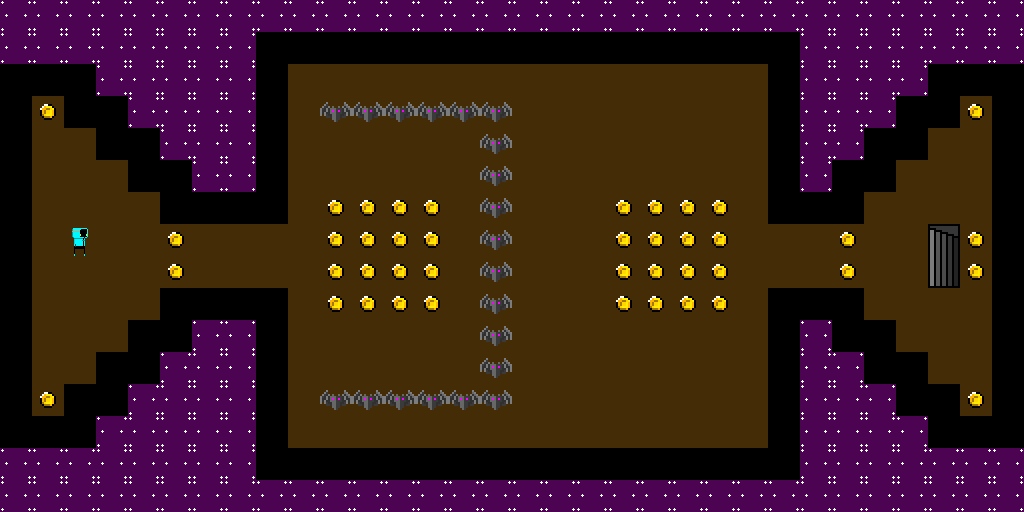

Below is a game level as drawn by its tile map, then a one-line description and the .tmx file that defines it, in full:
An orthogonal 32x16 tile map with 32x32 px tiles, 4 tile layers (Background, Terrain, Characters, Items), 4 tilesets.

<map version="1.0" tiledversion="1.1.6" orientation="orthogonal" renderorder="right-down" width="32" height="16" tilewidth="32" tileheight="32" infinite="0" nextobjectid="1">
 <tileset firstgid="1" source="placeholder2.tsx" />
 <tileset firstgid="7" source="coin.tsx" />
 <tileset firstgid="11" source="enemy.tsx" />
 <tileset firstgid="13" source="player.tsx" />
 <layer name="Background" width="32" height="16">
  <data encoding="csv">
3,3,3,3,3,3,3,3,3,3,3,3,3,3,3,3,3,3,3,3,3,3,3,3,3,3,3,3,3,3,3,3,
3,3,3,3,3,3,3,3,3,3,3,3,3,3,3,3,3,3,3,3,3,3,3,3,3,3,3,3,3,3,3,3,
3,3,3,3,3,3,3,3,3,3,3,3,3,3,3,3,3,3,3,3,3,3,3,3,3,3,3,3,3,3,3,3,
3,3,3,3,3,3,3,3,3,3,3,3,3,3,3,3,3,3,3,3,3,3,3,3,3,3,3,3,3,3,3,3,
3,3,3,3,3,3,3,3,3,3,3,3,3,3,3,3,3,3,3,3,3,3,3,3,3,3,3,3,3,3,3,3,
3,3,3,3,3,3,3,3,3,3,3,3,3,3,3,3,3,3,3,3,3,3,3,3,3,3,3,3,3,3,3,3,
3,3,3,3,3,3,3,3,3,3,3,3,3,3,3,3,3,3,3,3,3,3,3,3,3,3,3,3,3,3,3,3,
3,3,3,3,3,3,3,3,3,3,3,3,3,3,3,3,3,3,3,3,3,3,3,3,3,3,3,3,3,3,3,3,
3,3,3,3,3,3,3,3,3,3,3,3,3,3,3,3,3,3,3,3,3,3,3,3,3,3,3,3,3,3,3,3,
3,3,3,3,3,3,3,3,3,3,3,3,3,3,3,3,3,3,3,3,3,3,3,3,3,3,3,3,3,3,3,3,
3,3,3,3,3,3,3,3,3,3,3,3,3,3,3,3,3,3,3,3,3,3,3,3,3,3,3,3,3,3,3,3,
3,3,3,3,3,3,3,3,3,3,3,3,3,3,3,3,3,3,3,3,3,3,3,3,3,3,3,3,3,3,3,3,
3,3,3,3,3,3,3,3,3,3,3,3,3,3,3,3,3,3,3,3,3,3,3,3,3,3,3,3,3,3,3,3,
3,3,3,3,3,3,3,3,3,3,3,3,3,3,3,3,3,3,3,3,3,3,3,3,3,3,3,3,3,3,3,3,
3,3,3,3,3,3,3,3,3,3,3,3,3,3,3,3,3,3,3,3,3,3,3,3,3,3,3,3,3,3,3,3,
3,3,3,3,3,3,3,3,3,3,3,3,3,3,3,3,3,3,3,3,3,3,3,3,3,3,3,3,3,3,3,3
</data>
 </layer>
 <layer name="Terrain" width="32" height="16">
  <data encoding="csv">
4,4,4,4,4,4,4,4,4,4,4,4,4,4,4,4,4,4,4,4,4,4,4,4,4,4,4,4,4,4,4,4,
4,4,4,4,4,4,4,4,1,1,1,1,1,1,1,1,1,1,1,1,1,1,1,1,1,4,4,4,4,4,4,4,
1,1,1,4,4,4,4,4,1,0,0,0,0,0,0,0,0,0,0,0,0,0,0,0,1,4,4,4,4,1,1,1,
1,0,1,1,4,4,4,4,1,0,0,0,0,0,0,0,0,0,0,0,0,0,0,0,1,4,4,4,1,1,0,1,
1,0,0,1,1,4,4,4,1,0,0,0,0,0,0,0,0,0,0,0,0,0,0,0,1,4,4,1,1,0,0,1,
1,0,0,0,1,1,4,4,1,0,0,0,0,0,0,0,0,0,0,0,0,0,0,0,1,4,1,1,0,0,0,1,
1,0,0,0,0,1,1,1,1,0,0,0,0,0,0,0,0,0,0,0,0,0,0,0,1,1,1,0,0,0,0,1,
1,0,0,0,0,0,0,0,0,0,0,0,0,0,0,0,0,0,0,0,0,0,0,0,0,0,0,0,0,5,0,1,
1,0,0,0,0,0,0,0,0,0,0,0,0,0,0,0,0,0,0,0,0,0,0,0,0,0,0,0,0,6,0,1,
1,0,0,0,0,1,1,1,1,0,0,0,0,0,0,0,0,0,0,0,0,0,0,0,1,1,1,0,0,0,0,1,
1,0,0,0,1,1,4,4,1,0,0,0,0,0,0,0,0,0,0,0,0,0,0,0,1,4,1,1,0,0,0,1,
1,0,0,1,1,4,4,4,1,0,0,0,0,0,0,0,0,0,0,0,0,0,0,0,1,4,4,1,1,0,0,1,
1,0,1,1,4,4,4,4,1,0,0,0,0,0,0,0,0,0,0,0,0,0,0,0,1,4,4,4,1,1,0,1,
1,1,1,4,4,4,4,4,1,0,0,0,0,0,0,0,0,0,0,0,0,0,0,0,1,4,4,4,4,1,1,1,
4,4,4,4,4,4,4,4,1,1,1,1,1,1,1,1,1,1,1,1,1,1,1,1,1,4,4,4,4,4,4,4,
4,4,4,4,4,4,4,4,4,4,4,4,4,4,4,4,4,4,4,4,4,4,4,4,4,4,4,4,4,4,4,4
</data>
 </layer>
 <layer name="Characters" width="32" height="16">
  <data encoding="csv">
0,0,0,0,0,0,0,0,0,0,0,0,0,0,0,0,0,0,0,0,0,0,0,0,0,0,0,0,0,0,0,0,
0,0,0,0,0,0,0,0,0,0,0,0,0,0,0,0,0,0,0,0,0,0,0,0,0,0,0,0,0,0,0,0,
0,0,0,0,0,0,0,0,0,0,0,0,0,0,0,0,0,0,0,0,0,0,0,0,0,0,0,0,0,0,0,0,
0,0,0,0,0,0,0,0,0,0,11,11,11,11,11,11,0,0,0,0,0,0,0,0,0,0,0,0,0,0,0,0,
0,0,0,0,0,0,0,0,0,0,0,0,0,0,0,11,0,0,0,0,0,0,0,0,0,0,0,0,0,0,0,0,
0,0,0,0,0,0,0,0,0,0,0,0,0,0,0,11,0,0,0,0,0,0,0,0,0,0,0,0,0,0,0,0,
0,0,0,0,0,0,0,0,0,0,0,0,0,0,0,11,0,0,0,0,0,0,0,0,0,0,0,0,0,0,0,0,
0,0,13,0,0,0,0,0,0,0,0,0,0,0,0,11,0,0,0,0,0,0,0,0,0,0,0,0,0,0,0,0,
0,0,0,0,0,0,0,0,0,0,0,0,0,0,0,11,0,0,0,0,0,0,0,0,0,0,0,0,0,0,0,0,
0,0,0,0,0,0,0,0,0,0,0,0,0,0,0,11,0,0,0,0,0,0,0,0,0,0,0,0,0,0,0,0,
0,0,0,0,0,0,0,0,0,0,0,0,0,0,0,11,0,0,0,0,0,0,0,0,0,0,0,0,0,0,0,0,
0,0,0,0,0,0,0,0,0,0,0,0,0,0,0,11,0,0,0,0,0,0,0,0,0,0,0,0,0,0,0,0,
0,0,0,0,0,0,0,0,0,0,11,11,11,11,11,11,0,0,0,0,0,0,0,0,0,0,0,0,0,0,0,0,
0,0,0,0,0,0,0,0,0,0,0,0,0,0,0,0,0,0,0,0,0,0,0,0,0,0,0,0,0,0,0,0,
0,0,0,0,0,0,0,0,0,0,0,0,0,0,0,0,0,0,0,0,0,0,0,0,0,0,0,0,0,0,0,0,
0,0,0,0,0,0,0,0,0,0,0,0,0,0,0,0,0,0,0,0,0,0,0,0,0,0,0,0,0,0,0,0
</data>
 </layer>
 <layer name="Items" width="32" height="16">
  <data encoding="csv">
0,0,0,0,0,0,0,0,0,0,0,0,0,0,0,0,0,0,0,0,0,0,0,0,0,0,0,0,0,0,0,0,
0,0,0,0,0,0,0,0,0,0,0,0,0,0,0,0,0,0,0,0,0,0,0,0,0,0,0,0,0,0,0,0,
0,0,0,0,0,0,0,0,0,0,0,0,0,0,0,0,0,0,0,0,0,0,0,0,0,0,0,0,0,0,0,0,
0,7,0,0,0,0,0,0,0,0,0,0,0,0,0,0,0,0,0,0,0,0,0,0,0,0,0,0,0,0,7,0,
0,0,0,0,0,0,0,0,0,0,0,0,0,0,0,0,0,0,0,0,0,0,0,0,0,0,0,0,0,0,0,0,
0,0,0,0,0,0,0,0,0,0,0,0,0,0,0,0,0,0,0,0,0,0,0,0,0,0,0,0,0,0,0,0,
0,0,0,0,0,0,0,0,0,0,7,7,7,7,0,0,0,0,0,7,7,7,7,0,0,0,0,0,0,0,0,0,
0,0,0,0,0,7,0,0,0,0,7,7,7,7,0,0,0,0,0,7,7,7,7,0,0,0,7,0,0,0,7,0,
0,0,0,0,0,7,0,0,0,0,7,7,7,7,0,0,0,0,0,7,7,7,7,0,0,0,7,0,0,0,7,0,
0,0,0,0,0,0,0,0,0,0,7,7,7,7,0,0,0,0,0,7,7,7,7,0,0,0,0,0,0,0,0,0,
0,0,0,0,0,0,0,0,0,0,0,0,0,0,0,0,0,0,0,0,0,0,0,0,0,0,0,0,0,0,0,0,
0,0,0,0,0,0,0,0,0,0,0,0,0,0,0,0,0,0,0,0,0,0,0,0,0,0,0,0,0,0,0,0,
0,7,0,0,0,0,0,0,0,0,0,0,0,0,0,0,0,0,0,0,0,0,0,0,0,0,0,0,0,0,7,0,
0,0,0,0,0,0,0,0,0,0,0,0,0,0,0,0,0,0,0,0,0,0,0,0,0,0,0,0,0,0,0,0,
0,0,0,0,0,0,0,0,0,0,0,0,0,0,0,0,0,0,0,0,0,0,0,0,0,0,0,0,0,0,0,0,
0,0,0,0,0,0,0,0,0,0,0,0,0,0,0,0,0,0,0,0,0,0,0,0,0,0,0,0,0,0,0,0
</data>
 </layer>
</map>
